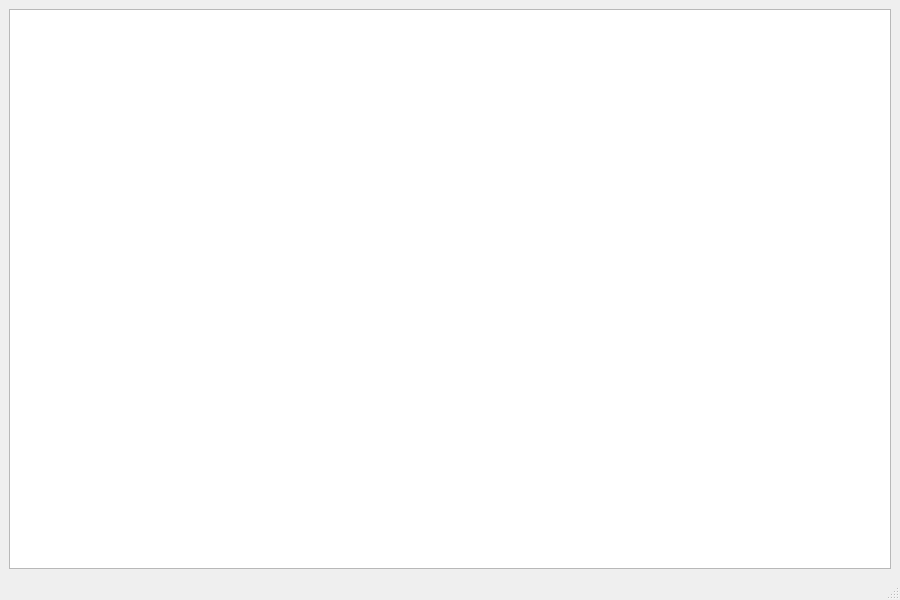
<?xml version="1.0" encoding="UTF-8"?>
<ui version="4.0">
 <class>MainWindow</class>
 <widget class="QMainWindow" name="MainWindow">
  <property name="geometry">
   <rect>
    <x>0</x>
    <y>0</y>
    <width>900</width>
    <height>600</height>
   </rect>
  </property>
  <property name="windowTitle">
   <string>Romanian Whist</string>
  </property>
  <widget class="QWidget" name="centralwidget">
   <layout class="QVBoxLayout" name="centralLayout">
    <item>
     <!-- QPlainTextEdit rather than QTextEdit: it is the widget meant for large
          append-only plain text, and a full game appends a few thousand lines.
          Read-only because nothing here is editable, and monospace because the
          log's columns are space-padded and only line up in a fixed pitch. -->
     <widget class="QPlainTextEdit" name="log">
      <property name="readOnly">
       <bool>true</bool>
      </property>
      <property name="lineWrapMode">
       <enum>QPlainTextEdit::NoWrap</enum>
      </property>
      <property name="font">
       <font>
        <family>monospace</family>
        <pointsize>9</pointsize>
       </font>
      </property>
      <property name="maximumBlockCount">
       <number>0</number>
      </property>
     </widget>
    </item>
   </layout>
  </widget>
  <widget class="QMenuBar" name="menubar">
   <property name="geometry">
    <rect>
     <x>0</x>
     <y>0</y>
     <width>900</width>
     <height>20</height>
    </rect>
   </property>
  </widget>
  <widget class="QStatusBar" name="statusbar"/>
 </widget>
 <resources/>
 <connections/>
</ui>
